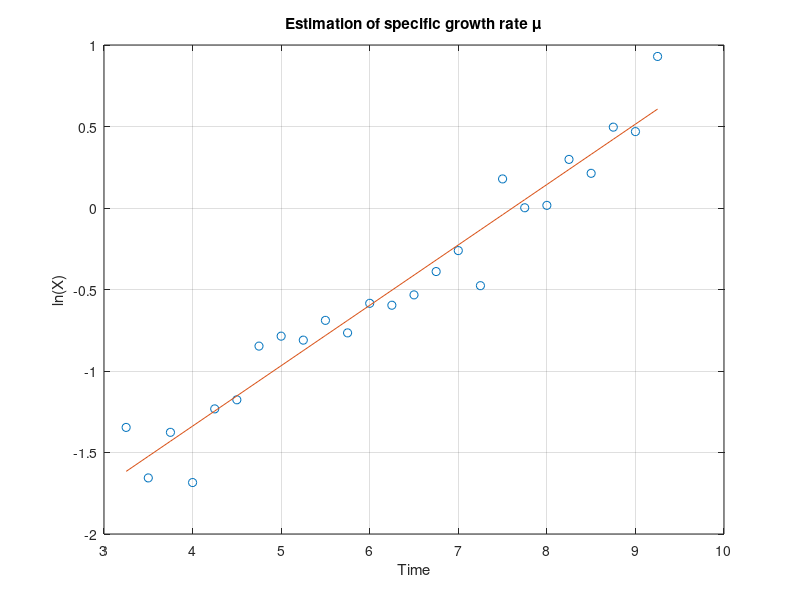

MATLAB code for this plot:
% Time vector
t = [ 0 0.25 0.5 0.75 ...
    1 1.25 1.5 1.75 ...
    2 2.25 2.5 2.75 ...
    3 3.25 3.5 3.75 ...
    4 4.25 4.5 4.75 ...
    5 5.25 5.5 5.75 ...
    6 6.25 6.5 6.75 ...
    7 7.25 7.5 7.75 ....
8 8.25 8.5 8.75 9 9.25 9.5 9.75 10 10.25 10.5 10.75 11 11.25 11.5 11.75 12 ];

% Biomass vector
X = [
0.117342787404139 0.158731018389056 0.167946732740233 0.123525040138678 ...
0.124982662572416 0.256551363780705 0.0598633891368670 0.246651479954157 ...
0.256642187054661 0.250781745286317 0.118095543439869 0.167822391463391 ...
0.178546982105370 0.260267232712412 0.190917517186242 0.252528613969189 ...
0.185582539466441 0.291580261767395 0.308316388034201 0.428595509422117 ...
0.455585830211025 0.444589710821036 0.501903922865784 0.464794310421441 ...
0.557269450093384 0.550743324915109 0.586862696939234 0.677158775043782 ...
0.770027734848821 0.620939767542000 1.19531269884163 1.00145498801887 ...
1.01629527103922 1.34736521433923 1.23715275317171 1.64227212677139 ...
1.59793319505874 2.53382394828956 2.51141358105043 1.27344971578537 ...
2.26215037333670 1.63784269761602 2.14807109941103 2.22259988693345 ...
2.35777933337034 2.04107487884435 2.52190716843348 2.01994901802561 2.13821366832011 ];
% Select exponential growth region
idx = (t >= 3.25) & (t <= 9.25);

t_exp = t(idx);
X_exp = X(idx);
lnX = log(X_exp);
% Linear fit: ln(X) = a + mu*t
p = polyfit(t_exp, lnX, 1);

mu = p(1);        % slope = growth rate
lnX0 = p(2);      % intercept

yhat = polyval(p, t_exp);  % Predicted values
SS_res = sum((lnX - yhat).^2);  % Residual sum of squares
SS_tot = sum((lnX - mean(lnX)).^2);  % Total sum of squares
R2 = 1 - (SS_res / SS_tot);  % R-squared


fprintf('Average specific growth rate mu = %.3f 1/h\n', mu);
fprintf('R² = %.4f (fit quality)\n', R2);

figure
plot(t_exp, lnX, 'o', 'MarkerSize', 6)
hold on
plot(t_exp, polyval(p, t_exp), '-')
xlabel('Time')
ylabel('ln(X)')
title('Estimation of specific growth rate \mu')
grid on
